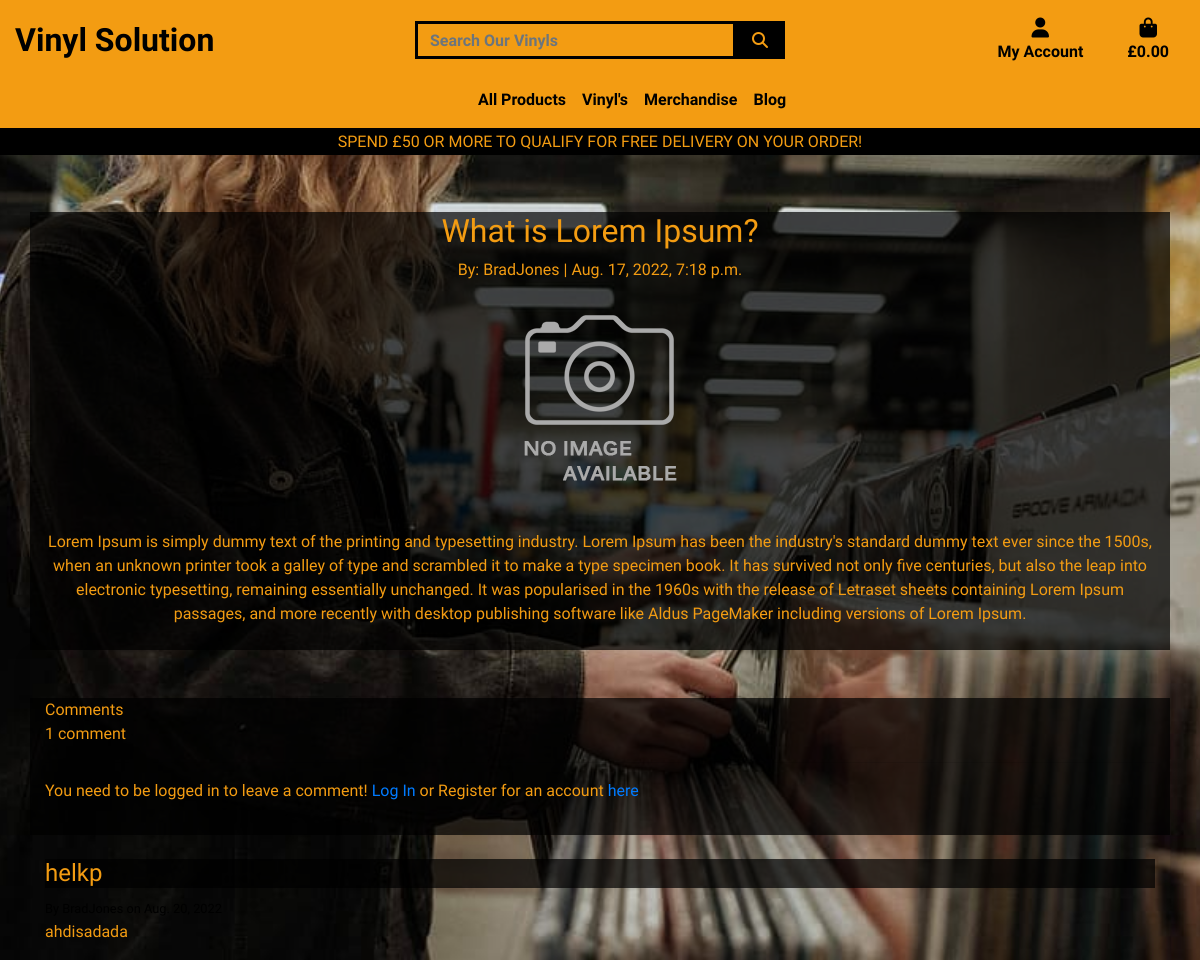
Page /blog/3/ on the committed database.
### blog/models.py (models this page shows, shortened)
class BlogPost(models.Model):
    blog_title = models.CharField(max_length=80, null=True, blank=False)
    author = models.ForeignKey(
        User, on_delete=models.CASCADE, null=True, blank=True)
    date_created = models.DateTimeField(
        auto_now_add=True, null=True)
    blog_preview = models.CharField(max_length=254, null=True, blank=True)
    blog_body = models.TextField()
    blog_image = models.ImageField(null=True, blank=True)
    class Meta:
        ordering = ['-date_created']

class BlogComment(models.Model):
    blogpost = models.ForeignKey(BlogPost, on_delete=models.CASCADE, related_name='comments')
    comment_user = models.ForeignKey(User, on_delete=models.CASCADE)
    comment_date = models.DateField(auto_now_add=True)
    comment_title = models.CharField(max_length=50, null=False, blank=False)
    comment = models.TextField(max_length=200, null=False, blank=False)

### blog/views.py (the view)
# urls.py: path('<int:blogpost_id>/', views.blog_detail, name='blog_detail'),
def blog_detail(request, blogpost_id):
    blogpost = get_object_or_404(BlogPost, pk=blogpost_id)
    blogcomments = BlogComment.objects.filter(blogpost=blogpost)
    context = {
        'blogpost': blogpost,
        'blogcomments': blogcomments,
    }
    return render(request, 'blog/blog_detail.html', context)

### bag/contexts.py (called while the page is built, shortened)
def bag_contents(request):
    bag_items = []
    total = 0
    product_count = 0
    bag = request.session.get('bag', {})
    if total < settings.FREE_DELIVERY_THRESHOLD:
        delivery = total * Decimal(settings.STANDARD_DELIVERY_PERCENTAGE / 100)
        free_delivery_delta = settings.FREE_DELIVERY_THRESHOLD - total
    else:
        delivery = 0
        free_delivery_delta = 0
    grand_total = delivery + total
    context = {
        'bag_items': bag_items,
        'total': total,
        'product_count': product_count,
        'delivery': delivery,
        'free_delivery_delta': free_delivery_delta,
        'free_delivery_threshold': settings.FREE_DELIVERY_THRESHOLD,
        'grand_total': grand_total,
    }
    return context

### blog/templates/blog/blog_detail.html (shortened to what this page needs)
{% extends 'base.html' %}
{% load static %}
{% block page_header %}
<div class="container header-container">
    <div class="row">
        <div class="col mt-5 page-header">
            <h2 class="text-center">{{ blogpost.blog_title }}</h2>
            <p class="mb-0 pb-3 text-center"> By: {{ blogpost.author }} | {{ blogpost.date_created }}</p>
        </div>
    </div>
</div>
{% endblock %}
{% block content %}
<div class="container text-center page-header">
    <div class="col-12 p-0">
        <div>
            {% if blogpost.image %}
                <img src="{{ blogpost.image.url }}" alt="{{ blogpost.blog_title }}" class="img-fluid">
            {% else %}
                <img src="{{ MEDIA_URL }}noimage.png" alt="{{ blogpost.blog_title }}" class="img-fluid">
            {% endif %}
        </div>
        <div class="py-3">
        </div>
    </div>
    <div class="col-12 p-0 pb-4">
        <p class="mb-0 p-0">{{ blogpost.blog_body }}</p>
    </div>
</div>
<div class="container pt-5 mb-5 shadow">
    <div class="row">
        <div class="col-12 pb-3 page-header">
            <div>Comments</div>
            {% if blogcomments.count > 0 %}
            <p>{{ blogcomments.count }} comment</p>
            <hr>
            {% else %}
                <p>There are no comments yet! Why not be the first?</p>
            {% endif %}
            {% if not request.user.is_authenticated %}
                <p>You need to be logged in to leave a comment! <a href="{% url 'account_login' %}">Log In</a> or Register for an account <a href="{% url 'account_signup' %}">here</a></p>
            {% else %}
                <a href="{% url 'add_blogcomment' blogpost.id %}" class="btn btn-black font-weight-bold">Add a comment</a>
            {% endif %}
        </div>
        <div class="col-12 pt-4">
            {% for blogcomment in blogcomments %}
                <h4 class="page-header">{{ blogcomment.comment_title }}</h4>
                <small class="text-black">By {{ blogcomment.comment_user }} on {{ blogcomment.comment_date }}</small>
                <p class="blog-comment">{{ blogcomment.comment }}</p>
            {% endfor %}
        </div>
    </div>
</div>
{% endblock %}

### static/css/base.css (style rules this page uses)
html { height: 100%; }
body { background: url(/media/homepage-img.jpg) no-repeat center center fixed; background-size: cover; height: calc(100vh - 164px); color: #F39C12; font-family: 'Quicksand'; }
::placeholder { color: #000000; font-weight: bolder; }
.page-header { background-color: rgba(0, 0, 0, 0.7); }
.text-black { color: black !important; }
@media (min-width: 992px) { .header-container { padding-top: 164px; } }

### rows in the picture
BlogPost: blog_title "What is Lorem Ipsum?", author "BradJones", date_created "Aug. 17, 2022, 7:18 p.m.", blog_body "Lorem Ipsum is simply dummy text of the printing and typesetting industry. Lorem Ipsum has been the industry's standard dummy text ever since the 1500s, when an unknown printer took a galley of type and scrambled it to make a type specimen book. It has survived not only five centuries, but also the leap into electronic typesetting, remaining essentially unchanged. It was popularised in the 1960s with the release of Letraset sheets containing Lorem Ipsum passages, and more recently with desktop publishing software like Aldus PageMaker including versions of Lorem Ipsum."
BlogComment: comment_title "helkp", comment "ahdisadada"

### other values in the picture
{{ free_delivery_threshold }} "50"
{{ blogcomments.count }} "1"
